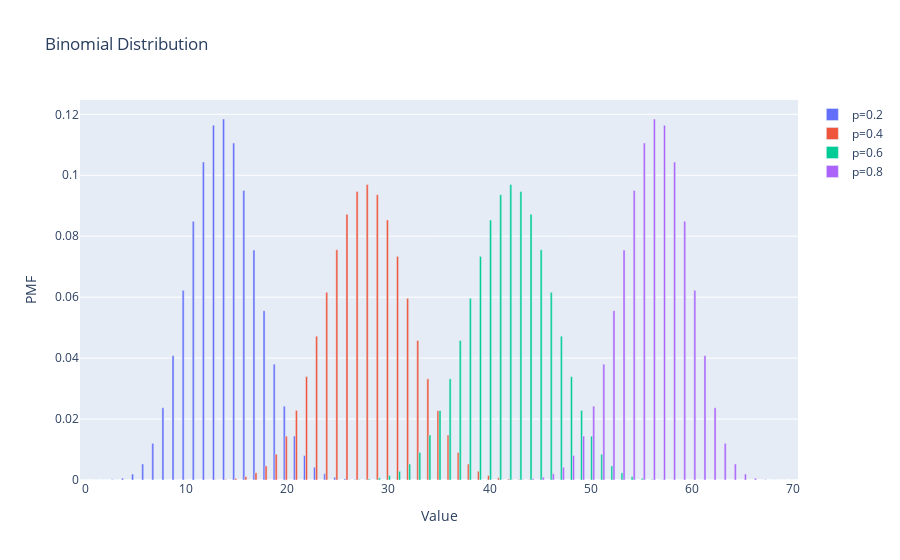

Source (notebook cell):
### Code cell
n = 70 
binomial_fig = go.Figure()
x = np.arange(0, n + 1)
for p in [0.2, 0.4, 0.6, 0.8]:
    binomial_fig.add_trace(go.Bar(x=x, y=sts.binom.pmf(x, n, p), name=f"p={p}"))
binomial_fig.update_layout(title="Binomial Distribution", xaxis_title="Value", yaxis_title="PMF", barmode="group")
binomial_fig.show()
